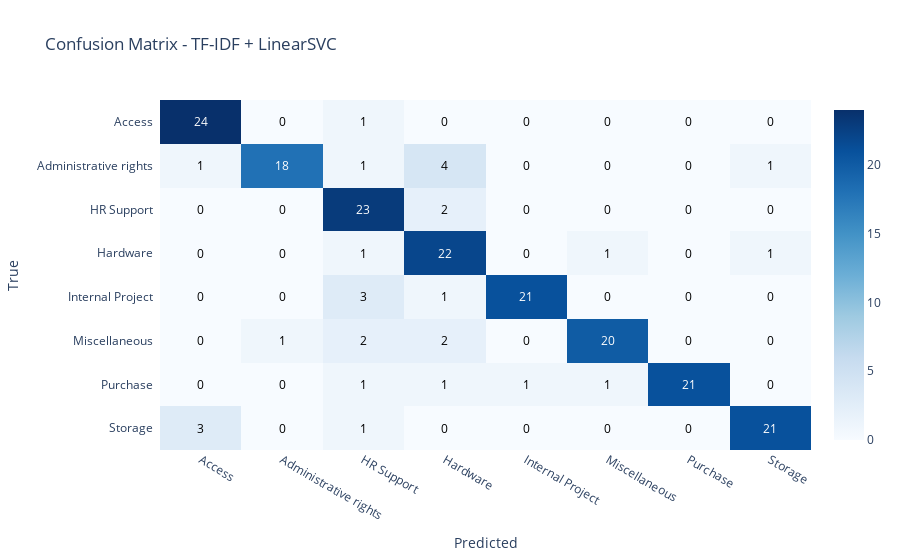

The cell this chart's notebook holds for it:
### Code cell
# Visualizar confusion matrix
plot_confusion_matrix(metrics["confusion_matrix"], classes, title="Confusion Matrix - TF-IDF + LinearSVC")

### Figure 1 — Plotly figure (JSON) as saved in the notebook; plotly's stock layout.template omitted (floating-point values rounded to 4 significant figures)
{"data": [{"colorscale": [[0, "rgb(247,251,255)"], [0.125, "rgb(222,235,247)"], [0.25, "rgb(198,219,239)"], [0.375, "rgb(158,202,225)"], [0.5, "rgb(107,174,214)"], [0.625, "rgb(66,146,198)"], [0.75, "rgb(33,113,181)"], [0.875, "rgb(8,81,156)"], [1, "rgb(8,48,107)"]], "reversescale": false, "showscale": true, "type": "heatmap", "x": ["Access", "Administrative rights", "HR Support", "Hardware", "Internal Project", "Miscellaneous", "Purchase", "Storage"], "y": ["Access", "Administrative rights", "HR Support", "Hardware", "Internal Project", "Miscellaneous", "Purchase", "Storage"], "z": [[24, 0, 1, 0, 0, 0, 0, 0], [1, 18, 1, 4, 0, 0, 0, 1], [0, 0, 23, 2, 0, 0, 0, 0], [0, 0, 1, 22, 0, 1, 0, 1], [0, 0, 3, 1, 21, 0, 0, 0], [0, 1, 2, 2, 0, 20, 0, 0], [0, 0, 1, 1, 1, 1, 21, 0], [3, 0, 1, 0, 0, 0, 0, 21]]}], "layout": {"annotations": [{"font": {"color": "#FFFFFF"}, "showarrow": false, "text": "24", "x": "Access", "xref": "x", "y": "Access", "yref": "y"}, {"font": {"color": "#000000"}, "showarrow": false, "text": "0", "x": "Administrative rights", "xref": "x", "y": "Access", "yref": "y"}, {"font": {"color": "#000000"}, "showarrow": false, "text": "1", "x": "HR Support", "xref": "x", "y": "Access", "yref": "y"}, {"font": {"color": "#000000"}, "showarrow": false, "text": "0", "x": "Hardware", "xref": "x", "y": "Access", "yref": "y"}, {"font": {"color": "#000000"}, "showarrow": false, "text": "0", "x": "Internal Project", "xref": "x", "y": "Access", "yref": "y"}, {"font": {"color": "#000000"}, "showarrow": false, "text": "0", "x": "Miscellaneous", "xref": "x", "y": "Access", "yref": "y"}, {"font": {"color": "#000000"}, "showarrow": false, "text": "0", "x": "Purchase", "xref": "x", "y": "Access", "yref": "y"}, {"font": {"color": "#000000"}, "showarrow": false, "text": "0", "x": "Storage", "xref": "x", "y": "Access", "yref": "y"}, {"font": {"color": "#000000"}, "showarrow": false, "text": "1", "x": "Access", "xref": "x", "y": "Administrative rights", "yref": "y"}, {"font": {"color": "#FFFFFF"}, "showarrow": false, "text": "18", "x": "Administrative rights", "xref": "x", "y": "Administrative rights", "yref": "y"}, {"font": {"color": "#000000"}, "showarrow": false, "text": "1", "x": "HR Support", "xref": "x", "y": "Administrative rights", "yref": "y"}, {"font": {"color": "#000000"}, "showarrow": false, "text": "4", "x": "Hardware", "xref": "x", "y": "Administrative rights", "yref": "y"}, {"font": {"color": "#000000"}, "showarrow": false, "text": "0", "x": "Internal Project", "xref": "x", "y": "Administrative rights", "yref": "y"}, {"font": {"color": "#000000"}, "showarrow": false, "text": "0", "x": "Miscellaneous", "xref": "x", "y": "Administrative rights", "yref": "y"}, {"font": {"color": "#000000"}, "showarrow": false, "text": "0", "x": "Purchase", "xref": "x", "y": "Administrative rights", "yref": "y"}, {"font": {"color": "#000000"}, "showarrow": false, "text": "1", "x": "Storage", "xref": "x", "y": "Administrative rights", "yref": "y"}, {"font": {"color": "#000000"}, "showarrow": false, "text": "0", "x": "Access", "xref": "x", "y": "HR Support", "yref": "y"}, {"font": {"color": "#000000"}, "showarrow": false, "text": "0", "x": "Administrative rights", "xref": "x", "y": "HR Support", "yref": "y"}, {"font": {"color": "#FFFFFF"}, "showarrow": false, "text": "23", "x": "HR Support", "xref": "x", "y": "HR Support", "yref": "y"}, {"font": {"color": "#000000"}, "showarrow": false, "text": "2", "x": "Hardware", "xref": "x", "y": "HR Support", "yref": "y"}, {"font": {"color": "#000000"}, "showarrow": false, "text": "0", "x": "Internal Project", "xref": "x", "y": "HR Support", "yref": "y"}, {"font": {"color": "#000000"}, "showarrow": false, "text": "0", "x": "Miscellaneous", "xref": "x", "y": "HR Support", "yref": "y"}, {"font": {"color": "#000000"}, "showarrow": false, "text": "0", "x": "Purchase", "xref": "x", "y": "HR Support", "yref": "y"}, {"font": {"color": "#000000"}, "showarrow": false, "text": "0", "x": "Storage", "xref": "x", "y": "HR Support", "yref": "y"}, {"font": {"color": "#000000"}, "showarrow": false, "text": "0", "x": "Access", "xref": "x", "y": "Hardware", "yref": "y"}, {"font": {"color": "#000000"}, "showarrow": false, "text": "0", "x": "Administrative rights", "xref": "x", "y": "Hardware", "yref": "y"}, {"font": {"color": "#000000"}, "showarrow": false, "text": "1", "x": "HR Support", "xref": "x", "y": "Hardware", "yref": "y"}, {"font": {"color": "#FFFFFF"}, "showarrow": false, "text": "22", "x": "Hardware", "xref": "x", "y": "Hardware", "yref": "y"}, {"font": {"color": "#000000"}, "showarrow": false, "text": "0", "x": "Internal Project", "xref": "x", "y": "Hardware", "yref": "y"}, {"font": {"color": "#000000"}, "showarrow": false, "text": "1", "x": "Miscellaneous", "xref": "x", "y": "Hardware", "yref": "y"}, {"font": {"color": "#000000"}, "showarrow": false, "text": "0", "x": "Purchase", "xref": "x", "y": "Hardware", "yref": "y"}, {"font": {"color": "#000000"}, "showarrow": false, "text": "1", "x": "Storage", "xref": "x", "y": "Hardware", "yref": "y"}, {"font": {"color": "#000000"}, "showarrow": false, "text": "0", "x": "Access", "xref": "x", "y": "Internal Project", "yref": "y"}, {"font": {"color": "#000000"}, "showarrow": false, "text": "0", "x": "Administrative rights", "xref": "x", "y": "Internal Project", "yref": "y"}, {"font": {"color": "#000000"}, "showarrow": false, "text": "3", "x": "HR Support", "xref": "x", "y": "Internal Project", "yref": "y"}, {"font": {"color": "#000000"}, "showarrow": false, "text": "1", "x": "Hardware", "xref": "x", "y": "Internal Project", "yref": "y"}, {"font": {"color": "#FFFFFF"}, "showarrow": false, "text": "21", "x": "Internal Project", "xref": "x", "y": "Internal Project", "yref": "y"}, {"font": {"color": "#000000"}, "showarrow": false, "text": "0", "x": "Miscellaneous", "xref": "x", "y": "Internal Project", "yref": "y"}, {"font": {"color": "#000000"}, "showarrow": false, "text": "0", "x": "Purchase", "xref": "x", "y": "Internal Project", "yref": "y"}, {"font": {"color": "#000000"}, "showarrow": false, "text": "0", "x": "Storage", "xref": "x", "y": "Internal Project", "yref": "y"}, {"font": {"color": "#000000"}, "showarrow": false, "text": "0", "x": "Access", "xref": "x", "y": "Miscellaneous", "yref": "y"}, {"font": {"color": "#000000"}, "showarrow": false, "text": "1", "x": "Administrative rights", "xref": "x", "y": "Miscellaneous", "yref": "y"}, {"font": {"color": "#000000"}, "showarrow": false, "text": "2", "x": "HR Support", "xref": "x", "y": "Miscellaneous", "yref": "y"}, {"font": {"color": "#000000"}, "showarrow": false, "text": "2", "x": "Hardware", "xref": "x", "y": "Miscellaneous", "yref": "y"}, {"font": {"color": "#000000"}, "showarrow": false, "text": "0", "x": "Internal Project", "xref": "x", "y": "Miscellaneous", "yref": "y"}, {"font": {"color": "#FFFFFF"}, "showarrow": false, "text": "20", "x": "Miscellaneous", "xref": "x", "y": "Miscellaneous", "yref": "y"}, {"font": {"color": "#000000"}, "showarrow": false, "text": "0", "x": "Purchase", "xref": "x", "y": "Miscellaneous", "yref": "y"}, {"font": {"color": "#000000"}, "showarrow": false, "text": "0", "x": "Storage", "xref": "x", "y": "Miscellaneous", "yref": "y"}, {"font": {"color": "#000000"}, "showarrow": false, "text": "0", "x": "Access", "xref": "x", "y": "Purchase", "yref": "y"}, {"font": {"color": "#000000"}, "showarrow": false, "text": "0", "x": "Administrative rights", "xref": "x", "y": "Purchase", "yref": "y"}, {"font": {"color": "#000000"}, "showarrow": false, "text": "1", "x": "HR Support", "xref": "x", "y": "Purchase", "yref": "y"}, {"font": {"color": "#000000"}, "showarrow": false, "text": "1", "x": "Hardware", "xref": "x", "y": "Purchase", "yref": "y"}, {"font": {"color": "#000000"}, "showarrow": false, "text": "1", "x": "Internal Project", "xref": "x", "y": "Purchase", "yref": "y"}, {"font": {"color": "#000000"}, "showarrow": false, "text": "1", "x": "Miscellaneous", "xref": "x", "y": "Purchase", "yref": "y"}, {"font": {"color": "#FFFFFF"}, "showarrow": false, "text": "21", "x": "Purchase", "xref": "x", "y": "Purchase", "yref": "y"}, {"font": {"color": "#000000"}, "showarrow": false, "text": "0", "x": "Storage", "xref": "x", "y": "Purchase", "yref": "y"}, {"font": {"color": "#000000"}, "showarrow": false, "text": "3", "x": "Access", "xref": "x", "y": "Storage", "yref": "y"}, {"font": {"color": "#000000"}, "showarrow": false, "text": "0", "x": "Administrative rights", "xref": "x", "y": "Storage", "yref": "y"}, {"font": {"color": "#000000"}, "showarrow": false, "text": "1", "x": "HR Support", "xref": "x", "y": "Storage", "yref": "y"}, {"font": {"color": "#000000"}, "showarrow": false, "text": "0", "x": "Hardware", "xref": "x", "y": "Storage", "yref": "y"}, {"font": {"color": "#000000"}, "showarrow": false, "text": "0", "x": "Internal Project", "xref": "x", "y": "Storage", "yref": "y"}, {"font": {"color": "#000000"}, "showarrow": false, "text": "0", "x": "Miscellaneous", "xref": "x", "y": "Storage", "yref": "y"}, {"font": {"color": "#000000"}, "showarrow": false, "text": "0", "x": "Purchase", "xref": "x", "y": "Storage", "yref": "y"}, {"font": {"color": "#FFFFFF"}, "showarrow": false, "text": "21", "x": "Storage", "xref": "x", "y": "Storage", "yref": "y"}], "title": {"text": "Confusion Matrix - TF-IDF + LinearSVC"}, "xaxis": {"dtick": 1, "gridcolor": "rgb(0, 0, 0)", "side": "bottom", "ticks": "", "title": {"text": "Predicted"}}, "yaxis": {"autorange": "reversed", "dtick": 1, "ticks": "", "ticksuffix": "  ", "title": {"text": "True"}}}}
